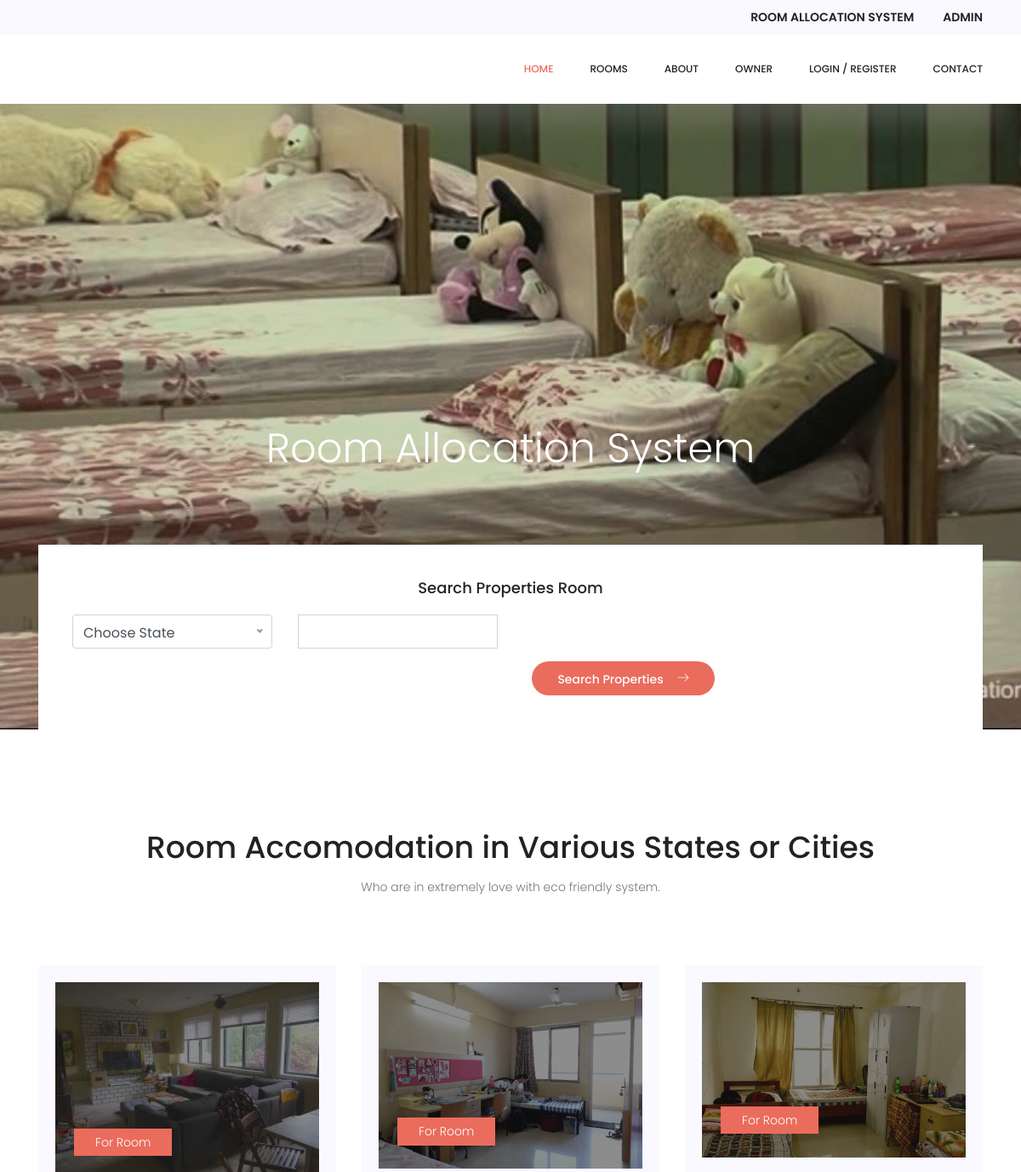
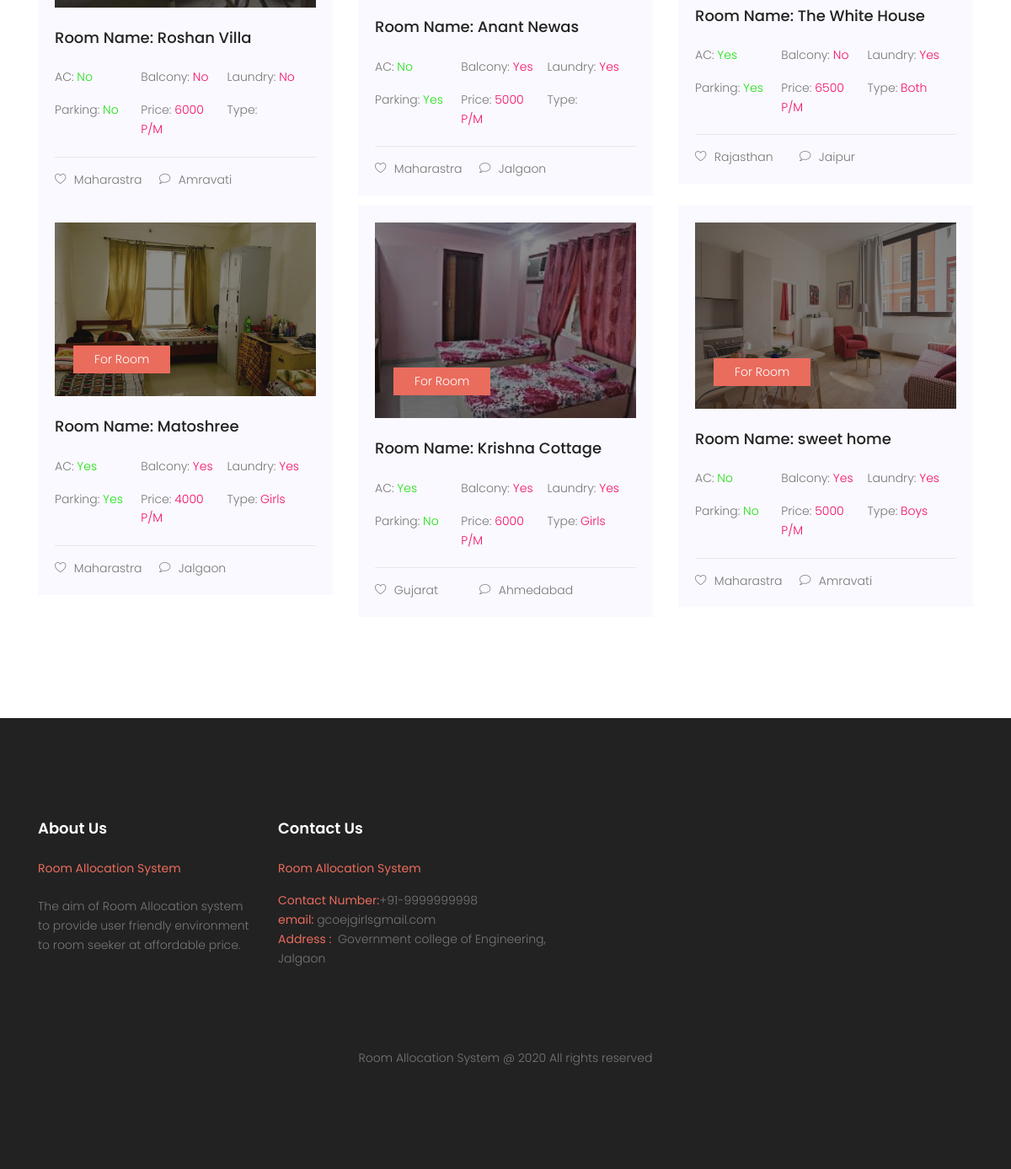
The page / on the database its author committed (2 pictures, top to bottom).
### tables this page shows
CREATE TABLE `tblpg` (
  `ID` int(10) NOT NULL,
  `OwnerID` int(20) NOT NULL,
  `StateName` varchar(200) DEFAULT NULL,
  `CityName` varchar(200) DEFAULT NULL,
  `PGTitle` varchar(200) DEFAULT NULL,
  `Type` varchar(120) DEFAULT NULL,
  `RPmonth` varchar(120) DEFAULT NULL,
  `norooms` varchar(45) DEFAULT NULL,
  `Address` varchar(120) DEFAULT NULL,
  `Image` varchar(200) DEFAULT NULL,
  `Electricity` varchar(40) DEFAULT NULL,
  `Parking` varchar(40) DEFAULT NULL,
  `Refregerator` varchar(40) DEFAULT NULL,
  `Furnished` varchar(40) DEFAULT NULL,
  `AC` varchar(40) DEFAULT NULL,
  `Balcony` varchar(40) DEFAULT NULL,
  `StudyTable` varchar(40) DEFAULT NULL,
  `Laundry` varchar(40) DEFAULT NULL,
  `Security` varchar(40) DEFAULT NULL,
  `MealsBreakfast` varchar(45) DEFAULT NULL,
  `MealLunch` varchar(45) NOT NULL,
  `MealDinner` varchar(45) NOT NULL,
  `RegDate` timestamp NOT NULL DEFAULT CURRENT_TIMESTAMP,
  `IsActive` int(1) DEFAULT NULL,
  `LastUpdationDate` timestamp NULL DEFAULT NULL ON UPDATE CURRENT_TIMESTAMP
);

CREATE TABLE `tblpages` (
  `ID` int(11) NOT NULL,
  `PageType` varchar(200) DEFAULT NULL,
  `PageTitle` mediumtext,
  `PageDescription` mediumtext,
  `UpdationDate` timestamp NULL DEFAULT NULL ON UPDATE CURRENT_TIMESTAMP,
  `Fulfillment` mediumtext NOT NULL,
  `FutureServices` mediumtext NOT NULL
);

### index.php (the view, shortened to what this page needs)
<!DOCTYPE html>
<html lang="zxx" class="no-js">
<head>
	<link rel="stylesheet" href="css/linearicons.css">=
	<link rel="stylesheet" href="css/font-awesome.min.css">
	<link rel="stylesheet" href="css/nice-select.css">
	<link rel="stylesheet" href="css/ion.rangeSlider.css" />
	<link rel="stylesheet" href="css/ion.rangeSlider.skinFlat.css" />
	<link rel="stylesheet" href="css/bootstrap.css">
	<link rel="stylesheet" href="css/owl.carousel.css">
	<link rel="stylesheet" href="css/main.css">
</head>
<body>
	<?php include_once('includes/header.php');?>
	<section class="home-banner-area relative" id="home">
		<div class="overlay overlay-bg"></div>
		<div class="container">
			<div class="row fullscreen align-items-end justify-content-center">
				<div class="banner-content col-lg-12 col-md-12">
					<h1>Room Allocation System</h1>
					<div class="search-field">
						<form class="search-form" method="post" action="search-result.php">
							<div class="row">
								<div class="col-lg-12 d-flex align-items-center justify-content-center toggle-wrap">
									<div class="row">
										<div class="col">
											<h4 class="search-title">Search Properties Room</h4>
										</div>
									</div>
								</div>
								<div overflow="scroll" class="col-lg-3 col-md-6 col-xs-6">
								</div>
								<div class="col-lg-3 col-md-6 col-xs-6">
									<input type="text" name="pgname" class="app-select form-control" required>
								</div>
								<div class="col-lg-3 col-md-6 col-xs-6">
	<button class="primary-btn">Search Properties<span class="lnr lnr-arrow-right"></span></button>
								</div>
							</div>
						</form>
					</div>
				</div>
			</div>
		</div>
	</section>
	<section class="property-area section-gap relative" id="property">
		<div class="container">
			<div class="row d-flex justify-content-center">
				<div class="col-md-10 header-text">
					<h1>Room Accomodation in Various States or Cities</h1>
					<p>
						Who are in extremely love with eco friendly system.
					</p>
				</div>
			</div>
			<div class="row">
				<?php
$ret=mysqli_query($con,"select * from tblpg order by rand() limit 6");
while ($row=mysqli_fetch_array($ret)) {
?>
				<div class="col-lg-4">
					<div class="single-property">
						<div class="images">
							<img class="img-fluid mx-auto d-block" src="owner/roomimages/<?php echo $row['Image'];?>" width="400" height="180" alt="">
							<span>For Room</span>
						</div>
						<div class="desc">
							<div class="top d-flex justify-content-between">
								<h4><a href="pg-details.php?pid=<?php echo $row['ID'];?>">Room Name: <?php echo $row['PGTitle'];?></a></h4>
							</div>
							<div class="middle">
								<div class="d-flex justify-content-start">
									<p>AC: <span class="gr"><?php echo $row['AC'];?></span></p>
									<p>Balcony: <span class="rd"><?php echo $row['Balcony'];?></span></p>
									<p>Laundry: <span class="rd"><?php echo $row['Furnished'];?></span></p>
								</div>
								<div class="d-flex justify-content-start">
									<p>Parking: <span class="gr"><?php echo $row['Parking'];?></span></p>
									<p>Price: <span class="rd"><?php echo $row['RPmonth'];?> P/M</span></p>
									<p>Type: <span class="rd"><?php echo $row['Type'];?></span></p>
								</div>
							</div>
							<div class="bottom d-flex justify-content-start">
								<p><span class="lnr lnr-heart"></span> <?php echo $row['StateName'];?></p>
								<p><span class="lnr lnr-bubble"></span> <?php echo $row['CityName'];?></p>
							</div>
						</div>
					</div>
				</div>
				<?php } ?>
			</div>
	</section>
	<?php include_once('includes/footer.php');?>
</body>
</html>

### includes/header.php (shortened to what this page needs)
<header class="default-header">
<div class="menutop-wrap">
            <div class="menu-top container">
                <div class="d-flex justify-content-end align-items-center">
                    <ul class="list">
                        <li><a href="tel:++880 1234 654 953">Room Allocation System</a></li>
                        <li><a href="admin/login.php">Admin</a></li>
                    </ul>
                </div>
            </div>
        </div>
        <div class="main-menu">
            <div class="container">
                <div class="row align-items-center justify-content-between d-flex">
                    <nav id="nav-menu-container">
                        <ul class="nav-menu">
                            <li class="menu-active"><a href="index.php">home</a></li>
                            <li><a href="pg.php">Rooms</a></li>
                            <li><a href="about-us.php">about</a></li>
                             <?php
                        if(strlen($_SESSION['pgasuid']==0)) {?>
                        <li><a href="owner/login.php">Owner</a></li>
                        <li><a href="register.php">login / register</a></li>
                                                <?php } ?>
                            <li><a href="contact.php">Contact</a></li>
                        </ul>
                    </nav>
                </div>
            </div>
        </div>
    </header>

### includes/footer.php (shortened to what this page needs)
<?php
include('includes/dbconnection.php');
?>
<footer class="footer-area section-gap">
		<div class="container">
			<div class="row">
				<div class="col-lg-3 col-md-6 col-sm-6">
					<div class="single-footer-widget">
						<?php
$ret=mysqli_query($con,"select * from tblpages where PageType='aboutus'");
while ($row=mysqli_fetch_array($ret)) {
?>
						<h6><?php  echo $row['PageTitle'];?></h6>
						<p>
							<?php  echo $row['PageDescription'];?>
						</p>
					</div>
					<?php } ?>
				</div>
				<div class="col-lg-4 col-md-6 col-sm-6" style="">
					<div class="single-footer-widget">
						<?php
$ret=mysqli_query($con,"select * from tblpages where PageType='contactus'");
while ($row=mysqli_fetch_array($ret)) {
?>
						<h6><?php  echo $row['PageTitle'];?></h6>
						<p><?php  echo $row['PageDescription'];?></p>
						<?php } ?>
					</div>
				</div>
			</div>
			<div class="footer-bottom d-flex justify-content-center align-items-center flex-wrap">
				<p class="footer-text m-0">
Room Allocation System @ 2020 All rights reserved </p>
			</div>
		</div>
	</footer>

### rows shown on the page
tblpg: Image (picture), PGTitle "Roshan Villa", AC "No", Balcony "No", Furnished "No", Parking "No", RPmonth "6000", StateName "Maharastra", CityName "Amravati"
tblpg: Image (picture), PGTitle "Anant Newas", AC "No", Balcony "Yes", Furnished "Yes", Parking "Yes", RPmonth "5000", StateName "Maharastra", CityName "Jalgaon"
tblpg: Image (picture), PGTitle "The White House", AC "Yes", Balcony "No", Furnished "Yes", Parking "Yes", RPmonth "6500", Type "Both", StateName "Rajasthan", CityName "Jaipur"
tblpg: Image (picture), PGTitle "Matoshree", AC "Yes", Balcony "Yes", Furnished "Yes", Parking "Yes", RPmonth "4000", Type "Girls", StateName "Maharastra", CityName "Jalgaon"
tblpg: Image (picture), PGTitle "Krishna Cottage", AC "Yes", Balcony "Yes", Furnished "Yes", Parking "No", RPmonth "6000", Type "Girls", StateName "Gujarat", CityName "Ahmedabad"
tblpg: Image (picture), PGTitle "sweet home", AC "No", Balcony "Yes", Furnished "Yes", Parking "No", RPmonth "5000", Type "Boys", StateName "Maharastra", CityName "Amravati"
tblpages: PageTitle "About Us", PageDescription "Room Allocation System The aim of Room Allocation system to provide user friendly environment to room seeker at affordable price."
tblpages: PageTitle "Contact Us", PageDescription "Room Allocation System Contact Number: +91-9999999998 email: gcoejgirlsgmail.com Address : Government college of Engineering, Jalgaon"
